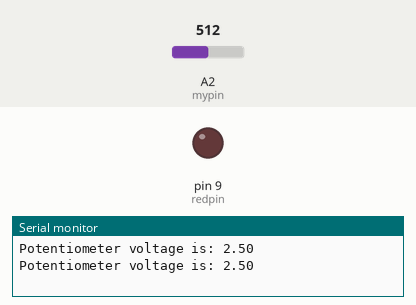
Simulated run of this sketch. Board: Arduino Uno, built with avr-gcc and run on an emulated ATmega328P. On the bench: output pins drawn as LEDs (lit = HIGH), the last lines printed to the serial monitor. The test bench sets the inputs (shaded band); at power-on: A2 (mypin) = 512.

Above: at 1.8 s.
1.9 s: A2 (mypin) set to 804
3.4 s: A2 (mypin) set to 827
At 5.2 s:
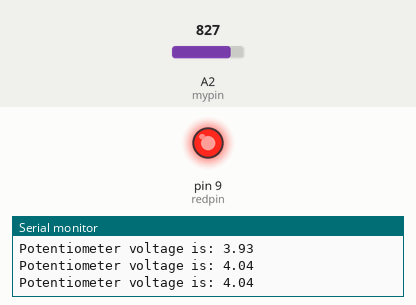
5.5 s: A2 (mypin) set to 716
At 6.9 s:
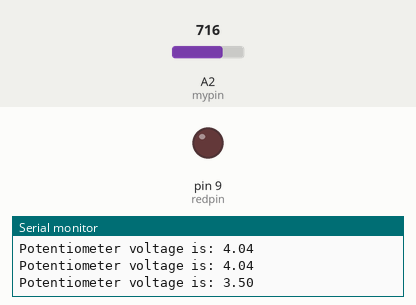
7.5 s: A2 (mypin) set to 900
At 8.4 s:
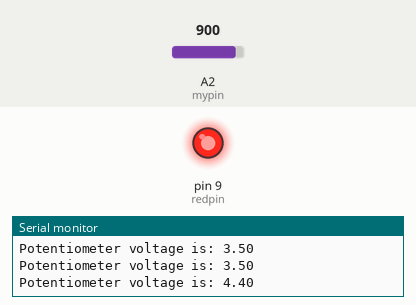
Timing chart, 0 to 10.5 s (numbered marks = the images above; inputs shaded):
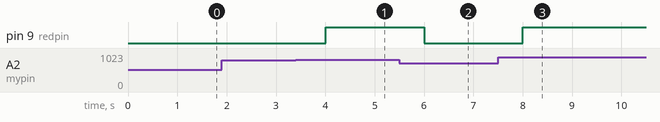

Measured:
- the behaviour switches between 818 and 819 on A2 (mypin) (found by bisection; images 0 and 1)
- after the input at 3.4 s, pin 9 (redpin): LOW → HIGH after 0.60 s
- after the input at 5.5 s, pin 9 (redpin): HIGH → LOW after 0.51 s
- after the input at 7.5 s, pin 9 (redpin): LOW → HIGH after 0.51 s

The sketch:

tutorial13.ino
```cpp
int mypin=A2;
int readval;
float v2;
int redpin=9;
int time=1000;

void setup()
{
  pinMode(mypin, INPUT);
  pinMode(redpin, OUTPUT);
  Serial.begin(9600);
}

void loop()
{
  readval=analogRead(mypin);
  v2=(5./1023.)*readval;
  Serial.print("Potentiometer voltage is: ");
  Serial.println(v2);

  if(v2>4.0){
  	digitalWrite(redpin,HIGH);

  }

  if(v2<4.0){
  	digitalWrite(redpin,LOW);
  }
  delay(time);
}
```
